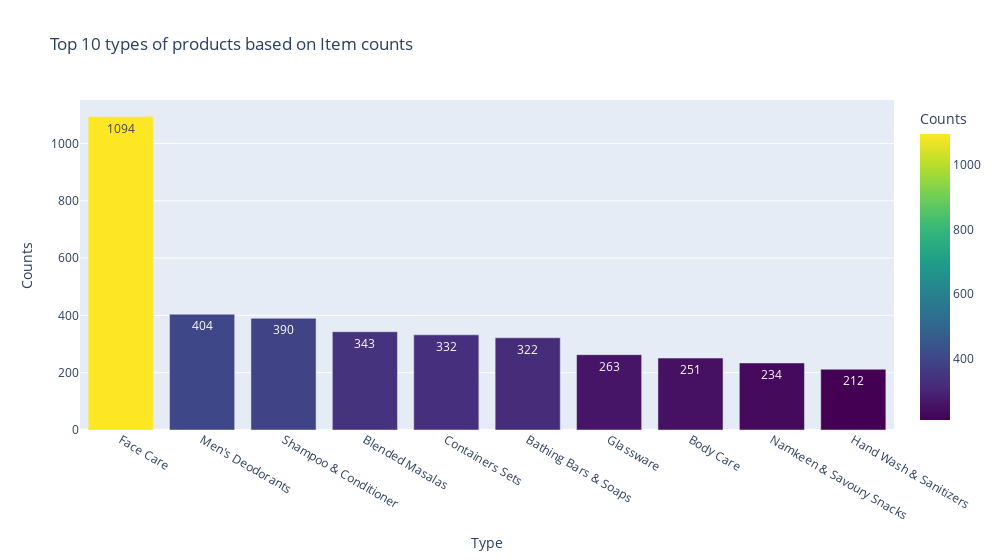

The cell this chart's notebook holds for it:
### Code cell
import plotly.express as px

px.bar(data_frame=counts_df.head(10),
       x='Type',
       y='Counts',
       color='Counts',
       color_continuous_scale='Viridis',
       text_auto=True,
       title='Top 10 types of products based on Item counts',
       width=1000)

### Figure 1 — Plotly figure (JSON) as saved in the notebook; plotly's stock layout.template omitted (floating-point values rounded to 4 significant figures)
{"data": [{"alignmentgroup": "True", "hovertemplate": "Type=%{x}<br>Counts=%{marker.color}<extra></extra>", "legendgroup": "", "marker": {"color": [1094, 404, 390, 343, 332, 322, 263, 251, 234, 212], "coloraxis": "coloraxis", "pattern": {"shape": ""}}, "name": "", "offsetgroup": "", "orientation": "v", "showlegend": false, "textposition": "auto", "texttemplate": "%{y}", "type": "bar", "x": ["Face Care", "Men's Deodorants", "Shampoo & Conditioner", "Blended Masalas", "Containers Sets", "Bathing Bars & Soaps", "Glassware", "Body Care", "Namkeen & Savoury Snacks", "Hand Wash & Sanitizers"], "xaxis": "x", "y": [1094, 404, 390, 343, 332, 322, 263, 251, 234, 212], "yaxis": "y"}], "layout": {"barmode": "relative", "coloraxis": {"colorbar": {"title": {"text": "Counts"}}, "colorscale": [[0, "#440154"], [0.1111, "#482878"], [0.2222, "#3e4989"], [0.3333, "#31688e"], [0.4444, "#26828e"], [0.5556, "#1f9e89"], [0.6667, "#35b779"], [0.7778, "#6ece58"], [0.8889, "#b5de2b"], [1, "#fde725"]]}, "legend": {"tracegroupgap": 0}, "title": {"text": "Top 10 types of products based on Item counts"}, "width": 1000, "xaxis": {"anchor": "y", "domain": [0, 1], "title": {"text": "Type"}}, "yaxis": {"anchor": "x", "domain": [0, 1], "title": {"text": "Counts"}}}}
